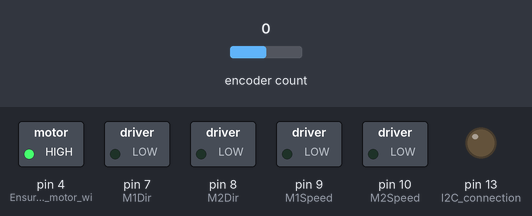
This sketch was run on a simulated Arduino Uno, built with avr-gcc and run on an emulated ATmega328P. Shown: switched loads named in the sketch (green lamp = pin HIGH), output pins drawn as LEDs (lit = HIGH). The inputs (shaded band) are chosen by the test bench; at power-on: encoder count 0. What the sketch prints to the serial monitor is not drawn.

Above: at 1.2 s.
1.3 s: encoder count set to -1
At 2.5 s:
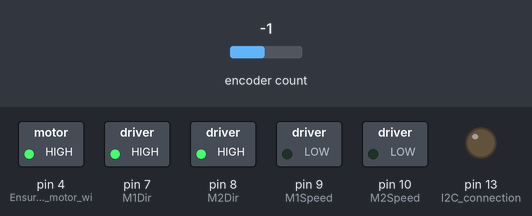
2.8 s: encoder count set to 0
At 3.8 s:
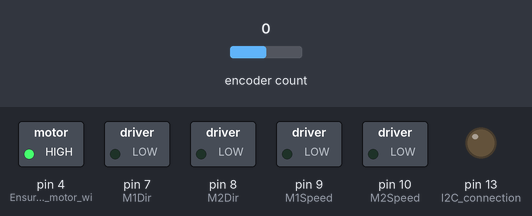
Timing chart, 0 to 5.8 s (numbered marks = the images above; inputs shaded):
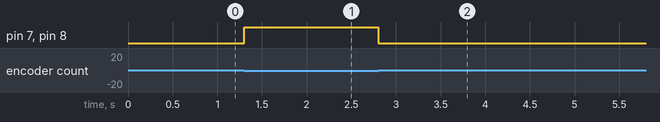

The sketch:

DUAL_MOTOR_CONTROLL.ino
```cpp
/* Authors: Andrew Samson, Michael Klima, Joshua Lee, John Ripple 2/28/2022
 *
 * Description: This code is used to move the position of a wheel to a specified quadrant
 * based on a signal from a Rasberry pi.
 *
 * Hardware:
 *
 * connect the clk on the encoder to pins 3 (interrupt pins)
 * connect the dt on the encoder to pin 5
 * connect GND on the encoder to GND on the arduino
 * connect + on encoder to the 5V on the arduino
 * connect pin
 *
 */
 #include <Wire.h>
 #include <Encoder.h>
 #define SLAVE_ADDRESS 0x04
 Encoder myEnc(3,5);


int N_in_rotation = 3200; //Clicks in an encoder for full circle
int rotation_made = 0; //Rotations the motor has made since the program began


int M1Speed = 9; //sets some pins
int M2Speed = 10;
int M1Dir = 7;
int M2Dir = 8;
int DIRECTIONM1 = HIGH;
int DIRECTIONM2 = HIGH;
bool STRAIGHT = false;

int ONCE = 0;
double voltage = 0;
double presentVoltage = 8.0; //WHYYYYYYYYYYYYYYYYYYYYYYY
int PWM_value = 0;
double error = 0;
double errorDis = 0;
double curDis = 0.0;
//IN FEET OR WHATEVER THE UNITS NEED TO BE
double RADIUS = 0.05; //IDK WHAT UNITS THIS IS SUPPOSED TO BE IN
double circum = PI*RADIUS*2;
double perClick = circum /3200;

//BELOOOOOOOOOOOOOOOOOOOOOOOOOOOOOOOOOOOOOOOOOOOOOOOOOOOOOOOOOOOOOOOOOOOOOWWWWW
double desired_angle = 0.0; // ENTERED IN DEGREES
double desDis = 0.0; //ENTERED IN FEET
//ABOOOOOOOOOOOOOOOOOOOOOOOOOOOOOOOOOOOOOOVVVVVVVVVVVVVVVVVVVVVVVVVVVVVVEEEEEEE

//Controller Specifications
//K was initially like 4.1

// It'll read the desired direction as the input, then it will output speed to reach the desired location
float Kp = 0.289202862842511; //in Volts/Radian
float Ki = 10.8369142120677; //in volts /radian
double I_past = 0;
double I = 0;

struct wheel {
  double theta = 0;
};

wheel left;

void setup() {
  Serial.begin(115200);

  //Initialize the left encoder/wheel


  pinMode(4, OUTPUT); //Ensures that the motor will move
  pinMode(M1Dir, OUTPUT); //Sets the Motor 1 direction as an output
  pinMode(M2Dir, OUTPUT); //Sets the Motor 2 direction as an output
  pinMode(M1Speed, OUTPUT); //Sets the Motor 1 speed as an output
  pinMode(M2Speed, OUTPUT); //Sets the Motor 2 speed as an output
  pinMode(12, INPUT);
  pinMode(13, OUTPUT); //I2C connection
  digitalWrite(4, HIGH); //Sets pin 4 to high so the motor works
  Wire.begin(SLAVE_ADDRESS); //Sets the
  Wire.onReceive(receiveData);
  Serial.println("Ready!");

}

void loop() {

    desired_angle = PI/180 * desired_angle;

    left.theta = myEnc.read()*2*PI /N_in_rotation; //Calculates the theta based on how many clicks have occured in the encoder

    curDis = (left.theta / (2*PI)) * circum; // distance in feet that the encoder wheel has moved

    // ALL IN RADS
    // ALL IN RADS
    // ALL IN RADS
    // ALL IN RADS
    // ALL IN RADS


//SAMPLES EVERY 10 ms

    if(ONCE == 0){
      desDis = desDis + curDis;
    }
    ONCE++;

    if ( millis() % 10 == 0){

      error = (desired_angle - left.theta); // already in radians
      errorDis = (desDis - curDis);

      if(error > 0 && STRAIGHT == false){
        DIRECTIONM1 = HIGH; // CW
        DIRECTIONM2 = LOW;
      } else if(error <= 0 && STRAIGHT == false){
        DIRECTIONM1 = LOW; //Sets direction of motor to CCW
        DIRECTIONM2 = HIGH;
      }

      if(errorDis > 0 && STRAIGHT == true){
        DIRECTIONM1 = HIGH; // CW
        DIRECTIONM2 = HIGH;
      } else if (errorDis <= 0 && STRAIGHT == true){
        DIRECTIONM1 = LOW; //Sets direction of motor to CCW
        DIRECTIONM2 = LOW;
      }

      // Ki part
      I = I_past+((error)*0.008);
      I_past = I;

      if(STRAIGHT == false){
        voltage = (Kp * (error)) + (Ki * I);
      } else{
        voltage = (Kp * (errorDis));
      }
      PWM_value = ((voltage/presentVoltage))*255;

      if (PWM_value > 255 || PWM_value < -255) {
        PWM_value = 255;
      }
      else{
        PWM_value = abs(PWM_value);
      }


      digitalWrite(M1Dir, DIRECTIONM1);
      analogWrite(M1Speed, PWM_value);
      digitalWrite(M2Dir, DIRECTIONM2);
      analogWrite(M2Speed, PWM_value);

      if(error == 0){
        STRAIGHT = true;
        ONCE = 0;
      }

}

  // IDK WHAT THIS IS FORRRRRRRRRRRRRRRRRRRRRRRRRRRRRRRRRRRRRRRRRRRR
      if(Serial.available() > 0){ //If there is a '0' inputed to serial input then the current angle of the motor is set as 0 radians.
        if(Serial.read() == 48)
          myEnc.write(0);

      }
}


//Prints a bunch of variables separated by a tab '\t'
void tab_sep_print(double arr[], int precision[], int arrSize){
  for(int i = 0; i < arrSize; i++){
    Serial.print(arr[i],precision[i]);
    Serial.print('\t');
  }
  Serial.print('\n');

}

void receiveData(int byteCount) {
      desired_angle = Wire.read() - 1; //Sets the quadrant to the input from the pi. The -1 converts the signal to the desired quadrant
}
```

Measured:
- after the input at 1.3 s, pin 7 (M1Dir), pin 8 (M2Dir): LOW → HIGH at once
- after the input at 2.8 s, pin 7 (M1Dir), pin 8 (M2Dir): HIGH → LOW at once
